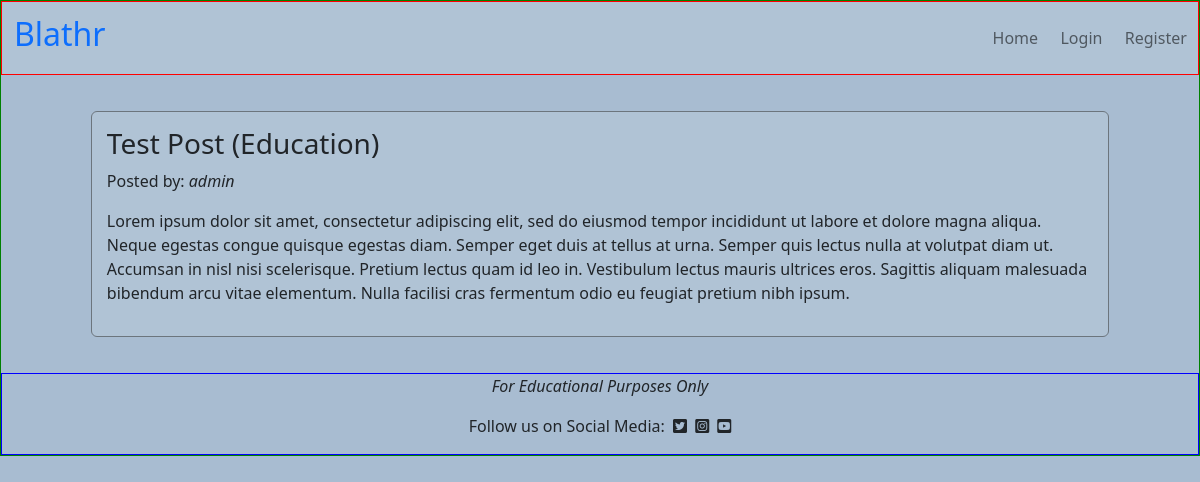
Screenshot of /post_detail/7/ with the database file from the repository.
### posts/models.py (models this page shows, shortened)
class Post(models.Model):
    post_id = models.AutoField(primary_key=True)
    title = models.CharField(max_length=200, unique=True, blank=False,
                             null=False)
    author = models.ForeignKey(User, on_delete=models.CASCADE)
    created_date = models.DateTimeField(auto_now_add=True)
    content = models.TextField()
    category = models.ForeignKey(Category, on_delete=models.CASCADE)
    status = models.IntegerField(choices=STATUS, default=0)

### posts/views.py (the view, shortened to what this page needs)
# urls.py: path('post_detail/<post_id>/', post_detail, name='post_detail'),
def post_detail(request, post_id):
    post = Post.objects.get(post_id=post_id)
    comments = post.comments.filter(approved=True)
    print("request.method is " + request.method)
    return render(
        request,
        'post_detail.html',
        {
            'post': post,
            'comments': comments,
            'comment_form': CommentForm(),
         },
          )

### templates/post_detail.html (shortened to what this page needs)
{% extends 'base.html' %}
{% block content %}
{% load crispy_forms_tags %}
<div class="row" id="post-detail-row">
    <div class="col-10 border border-secondary rounded" id="post-detail-col">
        <h3>{{ post.title }}</h3>
        <p>Posted by: <em>{{ post.author }}</em></p>
        <p>{{ post.content | safe }}</p>
    </div>
    {% endblock %}

### static/css/style.css (style rules this page uses)
body { background-color: #A8BCD1; margin: 0; padding: 0; border: 1px solid green; }
#post-detail-row { justify-content: center; margin-top: 3%; margin-bottom: 3%; }
#post-detail-col { background-color: #B0C3D5; padding: 15px }

### rows the page displays
Post: title "Test Post (Education)", author "admin", content "Lorem ipsum dolor sit amet, consectetur adipiscing elit, sed do eiusmod tempor incididunt ut labore et dolore magna aliqua. Neque egestas congue quisque egestas diam. Semper eget duis at tellus at urna. Semper quis lectus nulla at volutpat diam ut. Accumsan in nisl nisi scelerisque. Pretium lectus quam id leo in. Vestibulum lectus mauris ultrices eros. Sagittis aliquam malesuada bibendum arcu vitae elementum. Nulla facilisi cras fermentum odio eu feugiat pretium nibh ipsum."
